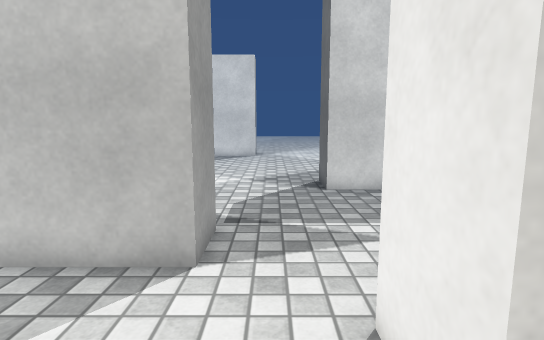
view 1 (above)

16 first-person views from a walk through a Unity game level. The camera is 1.2 m above the floor, tilts 8° down and sees 80° across. The floor is counted in squares, 0.5 m on a side. Each view is taken from the middle of a square. On the plan, view 1 faces up. The plan holds only what a view shows up to about 20 squares ahead; the rest is blank. The place goes on beyond the plan. Surface patterns are stand-ins for the level's own textures.

view 2
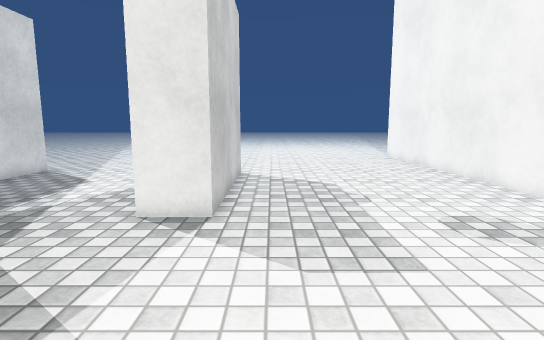

view 3
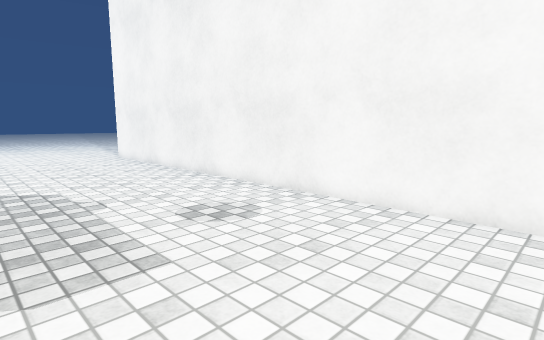

view 4
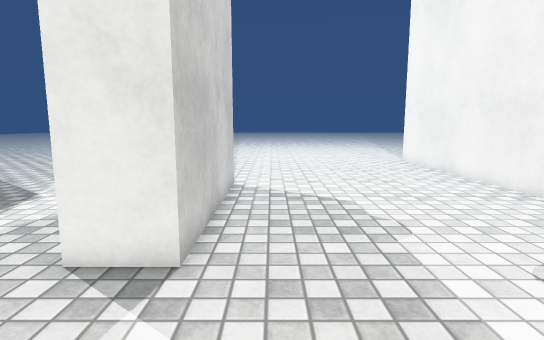

view 5
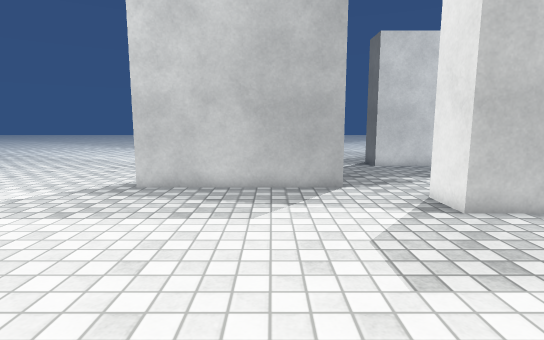

view 6
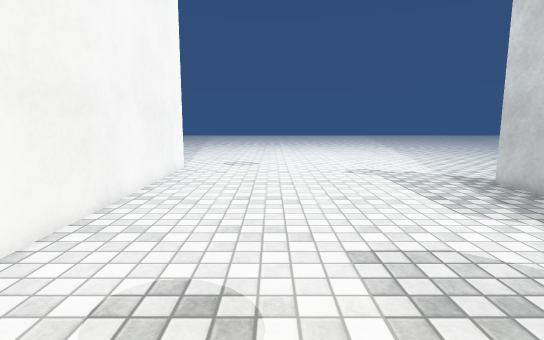

view 7
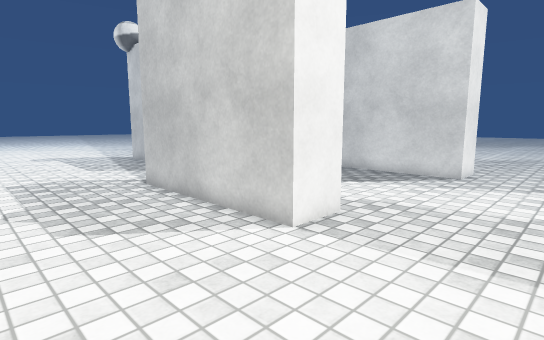

view 8
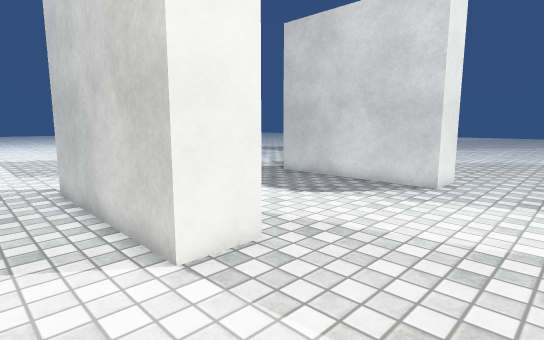

view 9
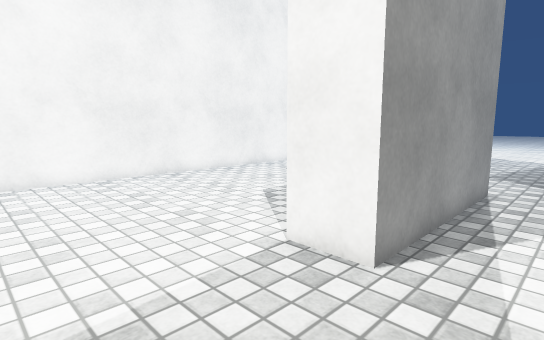

view 10
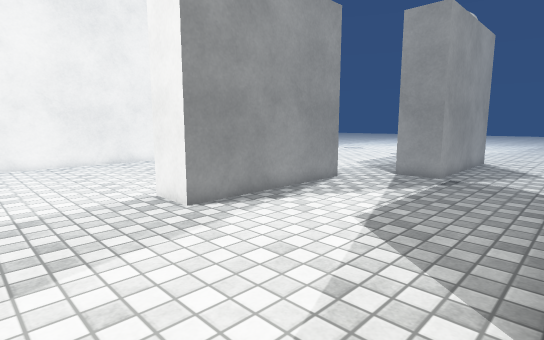

view 11
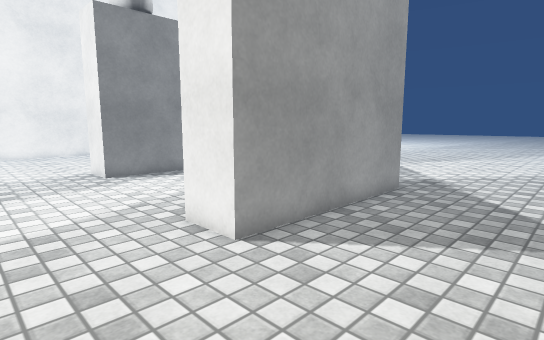

view 12
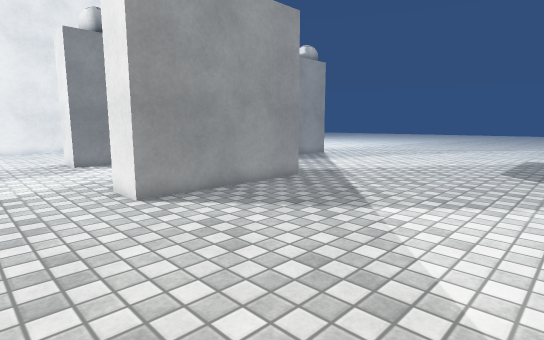

view 13
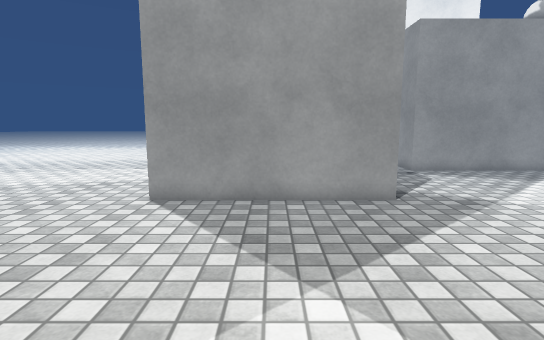

view 14
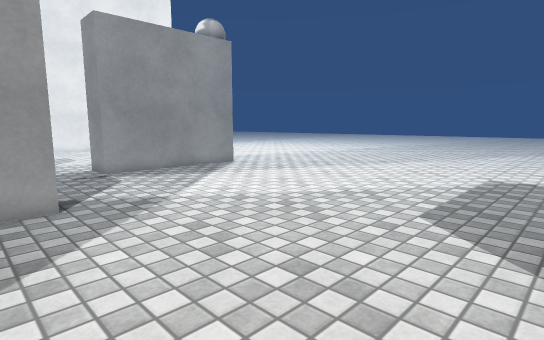

view 15
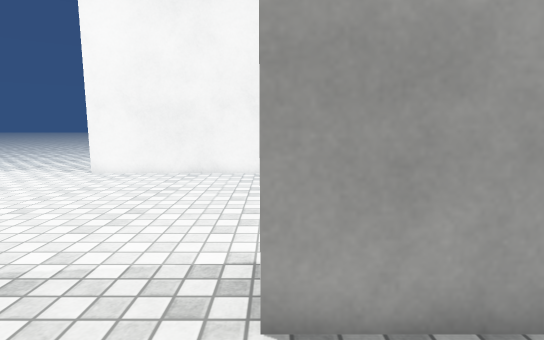

view 16
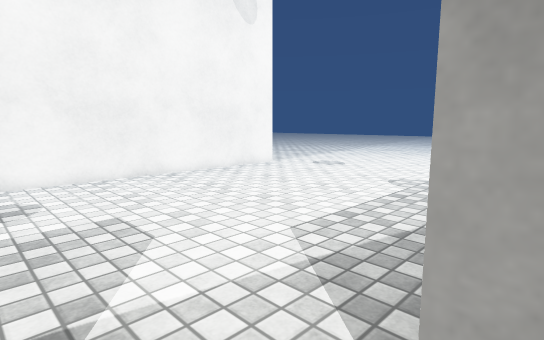

### Floor plan
Points are (right, up) in squares from view 1. A wall is a line through its corners. A room is listed if a view was taken in it or the views show most of it. See-through windows are left out.
Room 1 (views 1, 2, 3, 4, 5, 6, 7, 8, 9, 10, 15, 16)
walls: (1.2, 1.6) (1.2, 3.6) (9.1, 3.6) (9.1, 1.6) (1.2, 1.6); (-1.3, 7.2) (-1.3, 5.2) (-9.2, 5.2); (9.9, 13.8) (9.9, 11.8) (2, 11.8); (-11.5, -8.9) (14.6, -8.9)
ways out: opening at (-10.5, 7.5) to room 2; opening at (1.2, 9) to room 2; opening at (12.5, 14.8) to room 2
Room 2 (views 11, 12, 13, 14)
walls: (2, 11.8) (2, 13.8) (9.9, 13.8); (-9.2, 7.2) (-1.3, 7.2)
ways out: opening at (-10.5, 7.5) to room 1; opening at (1.2, 9) to room 1; opening at (12.5, 14.8) to room 1

Positions as (right, up) in squares from view 1, and headings:
1: (0, 0), facing up
2: (-7, 0), facing right
3: (-7, 0), facing down-right
4: (-4, 0), facing right
5: (-4, -7), facing up
6: (4, -4), facing left
7: (14, -4), facing up-left
8: (14, -1), facing up-left
9: (14, 6), facing down-left
10: (14, 12), facing down-left
11: (14, 19), facing down-left
12: (14, 24), facing down-left
13: (6, 24), facing down
14: (4, 24), facing down-left
15: (9, 7), facing down
16: (1, 6), facing down-left
